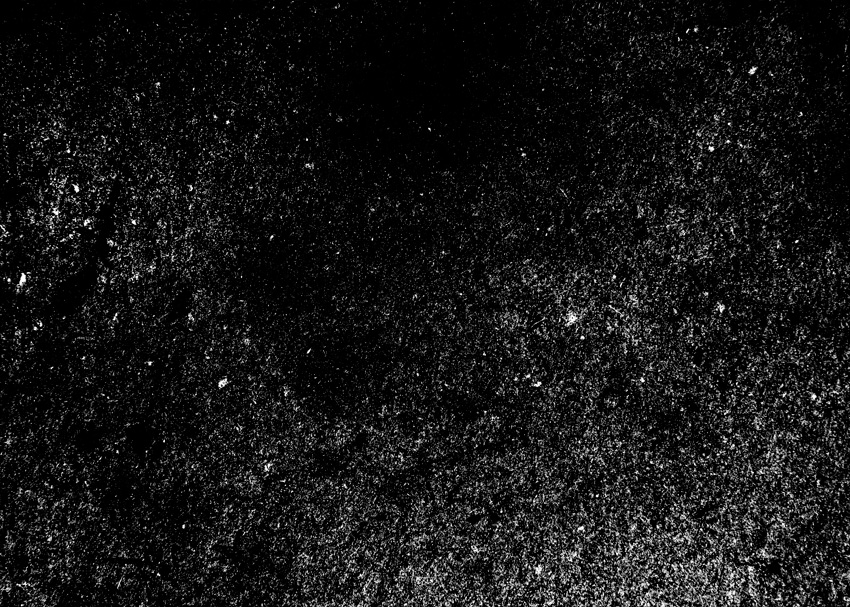
#> input picture dust.jpg, 850 x 607 px
$ python -i imagecropper.py   (imports and definitions only)
#> lines starting #> are read from the running program, lines starting #| are printed output that depends on the picture
from PIL import Image

# [40 lines left out: function resize_and_crop_image, not called in this run]


import cv2
import numpy as np
def dust(image_url="",opacity=0.6):
#> called with image_url = 'dust.jpg', opacity = 0.6
    from PIL import Image, ImageChops

    # Open the first image, resize it and convert to RGBA mode
    img1 = Image.open(image_url).resize((1920, 1080)).convert('RGBA')
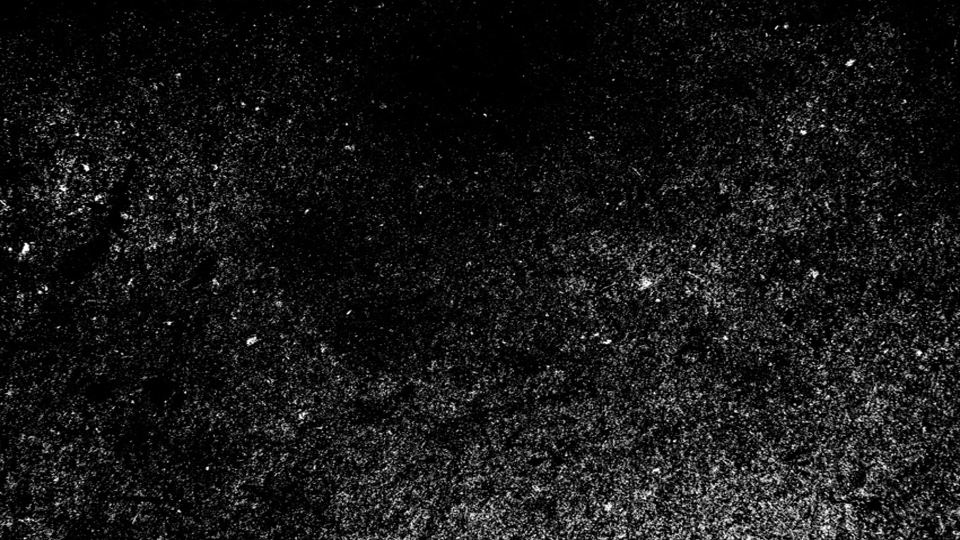
#> img1: PIL image 1920x1080 RGBA (shown at 1/2 size); mean R, G, B, A 22.5, 22.5, 22.5, 255

    # Open the second image, resize it and convert to RGBA mode
    img = Image.open("dust.jpg").resize((1920, 1080)).convert('RGBA')

    # Create a black image with the same size as img and convert to RGBA mode
    black = Image.new('RGBA', img.size, (0, 0, 0, 255))

    # Set the opacity for blending

    # Blend the two images with the given opacity
    img2 = Image.blend(img, black, opacity)
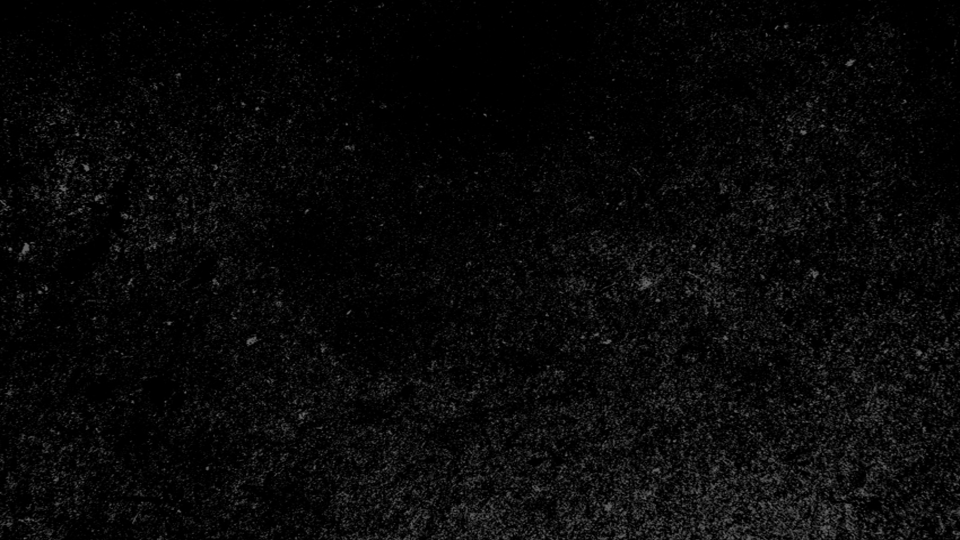
#> img2: PIL image 1920x1080 RGBA (shown at 1/2 size); mean R, G, B, A 8.7, 8.7, 8.7, 255

    # Lighten the two images
    lightened = ImageChops.lighter(img1, img2)

    # Save the result
    lightened.save('with_dust.png')


def smoke(opacity=0.6):
    from PIL import Image, ImageChops
    from PIL import Image
    # Open the image to be reduced in opacity
    # Open the first image, resize it and convert to RGBA mode
    img1 = Image.open('with_dust.png').resize((1920, 1080)).convert('RGBA')

    # Open the second image, resize it and convert to RGBA mode
#> (the run stopped early here; a loop or call above may not have finished)
